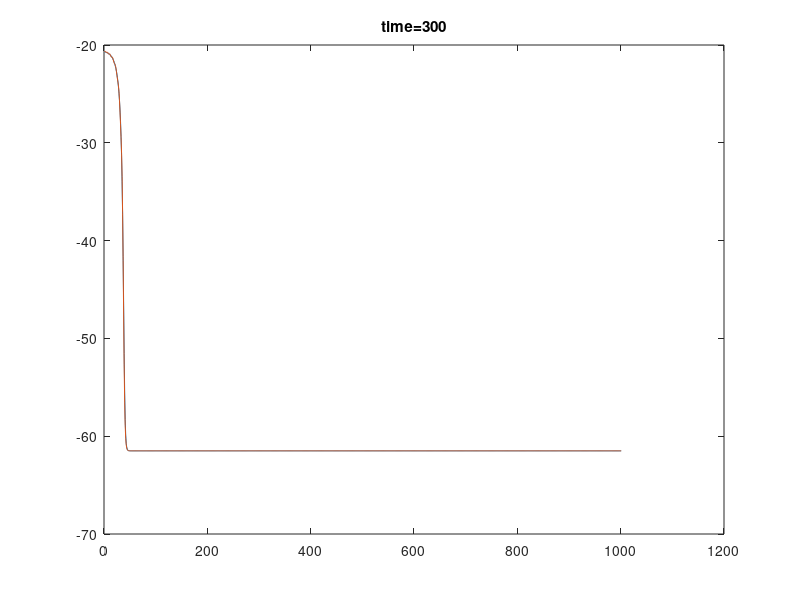

The MATLAB source for this figure:
function [] = Richard1dPod_Proto1()
% Richars equation 1D solver tester.
% The function focus on fix Dirichlet BC.
% This function serves as a Demo for all Richard solver developed in this
% project.
% Proto1: created from Richard1d_Demo3() show experiment 1d POD method.
%
% Input parameters:
%
% Output parameters:
%
% Examples:
%
% % Short description of example, followed by Matlab code line
% >> matlab code of example
%
% See also: 
% Author:   Wei Xing
% History:  09/05/2017  file created
%
tic
%% Setup
% Spatial setup
lengthZ=1000;
deltaZ=1;
nZ=lengthZ/deltaZ+1;

% Temporal setup
lengthTime=300;
deltaT=1;
nTime=lengthTime/deltaT;

% Iteration solver setup
nMaxIteration=1000;
maxIteError=0.1;


%% Initialize mesh
% [X,Z] = meshgrid(0:deltaX:lengthX,0:deltaZ:lengthZ);
[Z] = ndgrid(0:deltaZ:lengthZ);
mesh.lengthZ=lengthZ;
mesh.deltaZ=deltaZ;
mesh.nZ=nZ;


%%  Permeability field
scale=0.005;        % overall magnitude of the permeability field. decide the changing speed.
lengthcale=10;     %larger number means less stochastic (more correlation as one zooms in the 
                    %field) field. Thus gives smoother result.
% mesh.Ks=permeabilityField([Z(:)],lengthcale)*scale;


%% initial conditions and boundary value (DBC)
h_init=ones(nZ,1)*-61.5; %value for all initial points
h_init(1,1)=-20.7;       %value for top DBC
h_init(end,1)=-61.5;     %value for bottom DBC

mesh.dbcFlag=zeros(nZ,1);     %specify DBC location
mesh.dbcFlag(1)=1;
mesh.dbcFlag(end)=1;


%% Auxiliary variable   
% P=diag(dbcFlag);  picking up matrix
dbcIndex=find(mesh.dbcFlag);     %specify DBC index for later fitting in value
nodeIndex=find(~mesh.dbcFlag);   %specify free node index

nNode=sum(~mesh.dbcFlag);        %number of free node


%% FOM
mesh.H=h_init;
mesh.C=theataDifFunc(mesh.H);
mesh.K=kFunc(mesh.H);

tic
for t=1:nTime
    
    mesh=picardUpdate(mesh,deltaT,nMaxIteration,maxIteError);   
    TheataRecord(:,t)=mesh.H;
    
end
fomTimeCostFom=toc  


%% POD
podEnergy=0.999;

[U,S,V]=svd(TheataRecord,'econ');
% [U,S,V]=svd(H);
energy=diag(S);
cumulatedEnergy= cumsum(energy)./sum(energy);
[~,nPOD]=min(abs(cumulatedEnergy-podEnergy))

podBasis=U(:,1:nPOD);


%% Naive ROM
mesh.H=h_init;
mesh.C=theataDifFunc(mesh.H);
mesh.K=kFunc(mesh.H);

tic
for t=1:nTime
    
    mesh=picardPodUpdate(mesh,deltaT,nMaxIteration,maxIteError,podBasis);   
    TheataRecord2(:,t)=mesh.H;
    
end
podTimeCostFom=toc  



% Plot
figure(1)
for t=1:nTime
    plot(TheataRecord(:,t))
    hold on 
    plot(TheataRecord2(:,t))
    hold off
    title(sprintf('time=%i',t))
    drawnow
    frame(t)=getframe;

end


  
end
%%
function mesh=picardUpdate(mesh,deltaT,nMaxIteration,maxIteError)
%update mesh value using Picards iteration
  
    previousH=mesh.H;
    
    %main
    
    for k=1:nMaxIteration 
        H0=mesh.H;  %preserved for iteration compare
        
        %update mesh value 
        mesh.C=theataDifFunc(mesh.H);
        mesh.K=kFunc(mesh.H);
        
        [A,B]=picardAxbForm2(mesh,previousH,deltaT);
        %solve linear equation
        h=A\(B);
        
        %update mesh value
        nodeIndex=find(~mesh.dbcFlag);   %specify free node index   
        mesh.H(nodeIndex)=h;
         
        %stopping criteria
        sseIte=sum((mesh.H(:)-H0(:)).^2);
        if sqrt(sseIte)<maxIteError 
            break 
        end
        
    end
end

function mesh=picardPodUpdate(mesh,deltaT,nMaxIteration,maxIteError,V)
%update mesh value using Picards iteration

nodeIndex=find(~mesh.dbcFlag);   %specify free node index  

    previousH=mesh.H;   
    %main   
    for k=1:nMaxIteration 
        H0=mesh.H;  %preserved for iteration compare
        
        %update mesh value 
        mesh.C=theataDifFunc(mesh.H);
        mesh.K=kFunc(mesh.H);
        
        [A,B]=picardAxbForm2(mesh,previousH,deltaT);
        
        %POD decompose
        Ar=V(nodeIndex,:)'*A*V(nodeIndex,:);
        Br=V(nodeIndex,:)'*B;
        
        %solve linear equation
        hr=Ar\(Br);
        
        %reassemble
        h=V(nodeIndex,:)*hr;
        
        %update mesh value
         
        mesh.H(nodeIndex)=h;
         
        %stopping criteria
        sseIte=sum((mesh.H(:)-H0(:)).^2);
        if sqrt(sseIte)<maxIteError 
            break 
        end
        
    end
end







%%
function [A,B]=picardAxbForm(mesh,previousH,deltaT)
%calculate linear system equation Ax=B of free node.
% This function is probabilly the fastest as not auxiliary shirft
% matrix/Picking up matrix is formed explicitly. All done by matrix
% indexing and circshirft

    % Auxiliary variable   
    dbcIndex=find(mesh.dbcFlag);     %specify DBC index for later fitting in value
    nodeIndex=find(~mesh.dbcFlag);   %specify free node index
    nNode=sum(~mesh.dbcFlag);        %number of free node   

    deltaZ=mesh.deltaZ;
    nZ=mesh.nZ;

    %main
%     C=theataDifFunc(mesh.H);
%     K=kFunc(mesh.H);
    
    C=mesh.C;
    K=mesh.K;
    
%     K=kFieldFunc(mesh.H,mesh.Ks);

    centerDiag = (2.*K+ circshift(K,1)+circshift(K,-1))/(2*deltaZ^2)+C/deltaT;  %A_center diagonal %first and last elements are meaningless                    
    upDiag     = (K+ circshift(K,1))/(-2*deltaZ^2);                                %A_up     diagonal %first and last elements are meaningless                  
    downDiag   = (K+ circshift(K,-1))/(-2*deltaZ^2);                               %A_down   diagonal %first and last elements are meaningless 

    B          = -(circshift(K,-1)-circshift(K,1))/(2*deltaZ)+previousH.*C/deltaT;

    %make spare A                    
    %Todo this part may be improved using better sparse diag
    Amethod=1;
    switch Amethod 
        case 1      %Very fast
            A_all=spdiags(centerDiag,0,nZ,nZ) +circshift(spdiags(upDiag,0,nZ,nZ),[0,-1]) +circshift(spdiags(downDiag,0,nZ,nZ),[0,1]);                                          
        case 2
            A_all=sparse (diag(centerDiag,0) +circshift(diag(upDiag,0),[0,-1]) +circshift(diag(downDiag,0),[0,1]));       
        otherwise 
    end

    %pick free node and componsate for dbc involved 

    B=B(nodeIndex)-A_all(nodeIndex,dbcIndex)*mesh.H(dbcIndex);
    A=A_all(nodeIndex,nodeIndex);

end

%%
% POD picardAxbForm
function [A,B]=picardAxbForm2(mesh,previousH,deltaT)
%calculate linear system equation Ax=B of free node with shirft matrix

    % Auxiliary variable   
    dbcIndex=find(mesh.dbcFlag);     %specify DBC index for later fitting in value
    nodeIndex=find(~mesh.dbcFlag);   %specify free node index
    nNode=sum(~mesh.dbcFlag);        %number of free node   

    deltaZ=mesh.deltaZ;
    nZ=mesh.nZ;
   
    C=mesh.C;
    K=mesh.K;
    
    % P=diag(dbcFlag);
    % P=spdiags(dbcFlag,0,nZ,nZ)
    
    % Calculation
    
    Amethod=1;
    switch Amethod
        case 1  %vary fast
            UpShift1Eye =circshift(speye(nZ),[-1,0]);
            lowShift1Eye=circshift(speye(nZ),[1,0]);
        case 2  %fast              
            UpShift1Eye =circshift(spdiags(ones(nZ,1),0,nZ,nZ),[-1,0]);
            lowShift1Eye=circshift(spdiags(ones(nZ,1),0,nZ,nZ),[1,0]);
        case 3  %DONT use 
        % If sparse matrix is not adopted. later calculation would be slow!
%             UpShirft1Eye=spdiags(ones(nZ),0,nZ,nZ);
            UpShift1Eye=diag(ones(nZ,1));                  %spdiags and diag takes similar time but different memory 
            UpShift1Eye=circshift(UpShift1Eye,[-1,0]);    %circshift is quick and use almost no time 
            lowShift1Eye=diag(ones(nZ,1));
            lowShift1Eye=circshift(lowShift1Eye,[1,0]);
    end
    
%     K=kFieldFunc(mesh.H,mesh.Ks);
    
    Amethod=1;
    switch Amethod
        case 1  
            %write 3 diagonal band  %very fast. as avoid matrix 
            %calculation and use a element wise operation.
            centerDiag = (2.*K+ lowShift1Eye*K+UpShift1Eye*K)/(2*deltaZ^2)+C/deltaT;       %A_center diagonal %first and last elements are meaningless                    
            upDiag     = (K+ lowShift1Eye*K)/(-2*deltaZ^2);                                %A_up     diagonal %first and last elements are meaningless                  
            downDiag   = (K+ UpShift1Eye*K)/(-2*deltaZ^2);                                 %A_down   diagonal %first and last elements are meaningless         
        case 2     
            %rewrite 3 diagonal band  %fast. do matrix calculation though
            %using sparse operations.
            centerDiag = (2.*speye(nZ)+lowShift1Eye+UpShift1Eye)./(2*deltaZ^2)*K+C/deltaT;   
            upDiag     = (speye(nZ)+lowShift1Eye)./(2*deltaZ^2)*K;
            downDiag   = (speye(nZ)+UpShift1Eye)./(2*deltaZ^2)*K;
    end
    
    B          = -(UpShift1Eye*K-lowShift1Eye*K)/(2*deltaZ)+previousH.*C/deltaT;

    %make spare metrix A                    
    %Todo this part may be improved using better sparse diag
    Amethod=4;
    switch Amethod 
        case 1      %Very fast
            A_all=spdiags(centerDiag,0,nZ,nZ) +circshift(spdiags(upDiag,0,nZ,nZ),[0,-1]) +circshift(spdiags(downDiag,0,nZ,nZ),[0,1]);                                          
        case 2      %Slow. Always NOT creat full matrix and then sparse it.
            A_all=sparse (diag(centerDiag,0) +circshift(diag(upDiag,0),[0,-1]) +circshift(diag(downDiag,0),[0,1]));   
        case 3      %not necessary but show a more clear formulation
            left1Eye=circshift(spdiags(ones(nZ),0,nZ,nZ),[0,-1]);
            right1Eye=circshift(spdiags(ones(nZ),0,nZ,nZ),[0,1]);
            A_all=spdiags(centerDiag,0,nZ,nZ) +spdiags(upDiag,0,nZ,nZ)*left1Eye + spdiags(downDiag,0,nZ,nZ)*right1Eye;   
        case 4
            A_all=spdiags(centerDiag,0,nZ,nZ) +spdiags(upDiag,0,nZ,nZ)*lowShift1Eye + spdiags(downDiag,0,nZ,nZ)*UpShift1Eye;  
        case 5
%             A_all=spdiags(centerDiag,0,nZ,nZ) +spdiags(upDiag,0,nZ,nZ)*lowShift1Eye + spdiags(downDiag,0,nZ,nZ)*UpShift1Eye;  
        case 6
            A_all=centerDiag*speye(nZ) +upDiag*speye(nZ)*lowShift1Eye + downDiag*speye(nZ)*lowShift1Eye;  
        otherwise 
    end

    %pick free node and componsate for dbc involved 

    B=B(nodeIndex)-A_all(nodeIndex,dbcIndex)*mesh.H(dbcIndex);
    A=A_all(nodeIndex,nodeIndex);

end



%%
% POD picardAxbForm
function [A,B]=picardAxbFormPod(mesh,previousH,deltaT,V)
%calculate linear system equation Ax=B of free node with shirft matrix

    % Auxiliary variable   
    dbcIndex=find(mesh.dbcFlag);     %specify DBC index for later fitting in value
    nodeIndex=find(~mesh.dbcFlag);   %specify free node index
    nNode=sum(~mesh.dbcFlag);        %number of free node   

    deltaZ=mesh.deltaZ;
    nZ=mesh.nZ;
   
    C=mesh.C;
    K=mesh.K;
    
    % P=diag(dbcFlag);
    % P=spdiags(dbcFlag,0,nZ,nZ)    %better solution
    
    % Calculation
    UpShift1Eye =circshift(speye(nZ),[-1,0]);
    lowShift1Eye=circshift(speye(nZ),[1,0]);

    %write 3 diagonal band  %very fast. as avoid matrix 
    %calculation and use a element wise operation.
    centerDiag = (2.*K+ lowShift1Eye*K+UpShift1Eye*K)/(2*deltaZ^2)+C/deltaT;       %A_center diagonal %first and last elements are meaningless                    
    upDiag     = (K+ lowShift1Eye*K)/(-2*deltaZ^2);                                %A_up     diagonal %first and last elements are meaningless                  
    downDiag   = (K+ UpShift1Eye*K)/(-2*deltaZ^2);                                 %A_down   diagonal %first and last elements are meaningless         
    
    B          = -(UpShift1Eye*K-lowShift1Eye*K)/(2*deltaZ)+previousH.*C/deltaT;

    %make spare metrix A                    
    %Todo this part may be improved using better sparse diag

    A_all=spdiags(centerDiag,0,nZ,nZ) +spdiags(upDiag,0,nZ,nZ)*lowShift1Eye + spdiags(downDiag,0,nZ,nZ)*UpShift1Eye;  


    Ar=V'*A_all*V;
    Br=V'*B;
    
    %pick free node and componsate for dbc involved 
    B=B(nodeIndex)-A_all(nodeIndex,dbcIndex)*mesh.H(dbcIndex);
    A=A_all(nodeIndex,nodeIndex);

end






%% 
function mesh=picardUpdate2(mesh,deltaT,nMaxIteration,maxIteError)
% update mesh value using Picards iteration including calculate linear system equation Ax=B of free node.

    % Auxiliary variable   
    dbcIndex=find(mesh.dbcFlag);     %specify DBC index for later fitting in value
    nodeIndex=find(~mesh.dbcFlag);   %specify free node index
    nNode=sum(~mesh.dbcFlag);        %number of free node   
    
    deltaZ=mesh.deltaZ;
    nZ=mesh.nZ;
    
    previousH=mesh.H;
    
    %main
    for k=1:nMaxIteration 
    
        H0=mesh.H;  %preserved for iteration compare
                
        C=theataDifFunc(mesh.H);
        K=kFunc(mesh.H);
%         K=kFieldFunc(mesh.H,mesh.Ks);

        centerDiag = (2.*K+ circshift(K,1)+circshift(K,-1))/(2*deltaZ^2)+C/deltaT;  %A_center diagonal %first and last elements are meaningless                    
        upDiag     = (K+ circshift(K,1))/(-2*deltaZ^2);                                %A_up     diagonal %first and last elements are meaningless                  
        downDiag   = (K+ circshift(K,-1))/(-2*deltaZ^2);                               %A_down   diagonal %first and last elements are meaningless 

        B      = (circshift(K,-1)-circshift(K,1))/(2*deltaZ)-previousH.*C/deltaT;

        %make spare A                    
        %Todo this part maybe improved using better sparse diag
        Amethod=1;
        switch Amethod 
            case 1      %Very fast
                A_all=spdiags(centerDiag,0,nZ,nZ) +circshift(spdiags(upDiag,0,nZ,nZ),[0,-1]) +circshift(spdiags(downDiag,0,nZ,nZ),[0,1]);                                          
            case 2
                A_all=sparse (diag(centerDiag,0) +circshift(diag(upDiag,0),[0,-1]) +circshift(diag(downDiag,0),[0,1]));       
            otherwise 
        end

        %pick free node and componsate for dbc involved 

        B=B(nodeIndex)+A_all(nodeIndex,dbcIndex)*mesh.H(dbcIndex);
        A=A_all(nodeIndex,nodeIndex);


        %solve linear equation
        h=A\(-B);
        mesh.H(nodeIndex)=h;
        
        %stopping criteria
        sseIte=sum((mesh.H(:)-H0(:)).^2);
        if sqrt(sseIte)<maxIteError 
            break 
        end
        
    end
       
            
end



%% Other functions
function theata=theataFunc(h)
theataS=0.287;
theataR=0.075;
alpha=1.611e6;
beta=3.96;

result=alpha.*(theataS-theataR)/(alpha+abs(h).^beta)+theataR;
end

function theataDif=theataDifFunc(h)
theata_s=0.287;
theata_r=0.075;
alpha=1.611e6;
beta=3.96;

theataDif=-alpha.*(theata_s-theata_r).*-1.*(alpha+abs(h).^beta).^(-2).*abs(h).^(beta-1);

end

function result=kFunc(h)
rho=1.175e6;
r=4.74;
k_s=0.00944;

result=k_s.*rho./(rho+abs(h).^r);
end

function result=kFieldFunc(h,ks)
% h and k must be the same sizes
rho=1.175e6;
r=4.74;

result=ks.*rho./(rho+abs(h).^r);
end

%% permeability field generator
function Ks=permeabilityField(X,lengthcale)
% permeability generator (log-normal) given X coordinates and measure lengthscale.
%
% log(ks)=z~N(0,cov(x1,x2))
% cov[z_{12}]=cov(x1,x2)=exp(-|x1-x2|/c) and E[z]=0
%
% pointCoordinate=[X(:),Z(:)];

%larger number means less stochastic field. Thus less smooth.
% lengthcale=10; 

[nX,dimX]=size(X);

%calculate distance matrix
distance = pdist(X);
distanceMatrix = squareform(distance);

%calculate covariance matrix
covMatrix=exp(-distanceMatrix./lengthcale);    

% KL decomposition on covariance matrix via SVD/eigen decomposition
% [klBasis,klEigenValue] = eigs(covMatrix,nY*nX); 
[klBasis,klEigenValue,~] = svds(covMatrix,nX); 


% [nKlBasis,~]=sizes(klBasis);


%Generate independent normal samples 
seed=101;
rng(seed);
sample= randn(nX,1);

%make multivariate Gaussian distributions with samples. zero mean.
%Covariance specified though KL basis.
Ks=klBasis*sqrt(klEigenValue)*sample;
% Ks=reshape(Ks,nY,nX);

% a log (multi) normal permeability field
Ks=exp(Ks);

end

